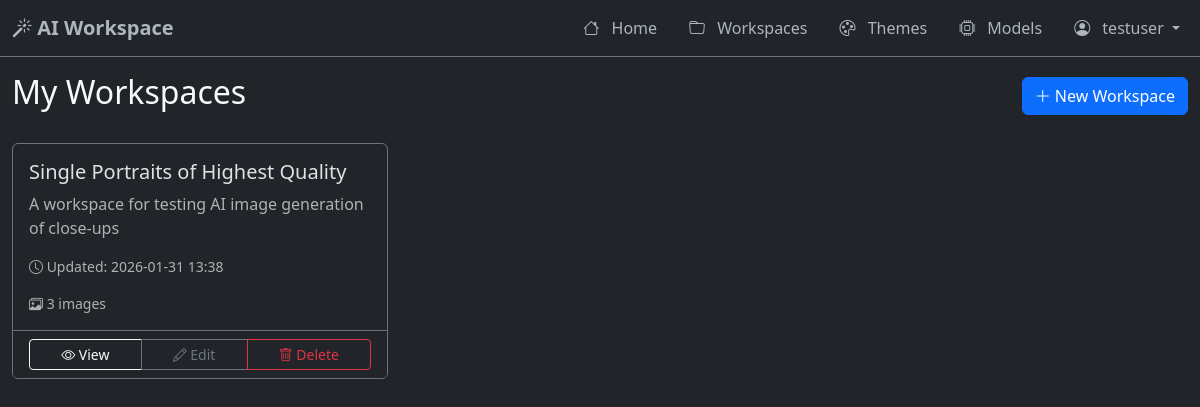
Screenshot of /workspaces (signed in) with the database file from the repository.
### models.py (models this page shows, shortened)
class User(UserMixin, db.Model):
    __tablename__ = 'users'
    id = db.Column(db.Integer, primary_key=True)
    username = db.Column(db.String(80), unique=True, nullable=False)
    email = db.Column(db.String(120), unique=True, nullable=False)
    password_hash = db.Column(db.String(255), nullable=False)
    created_at = db.Column(db.DateTime, default=datetime.utcnow)
    is_active = db.Column(db.Boolean, default=True)
    is_superuser = db.Column(db.Boolean, default=False)  # Superuser can manage models
    workspaces = db.relationship('Workspace', backref='owner', lazy=True, cascade='all, delete-orphan')

class Workspace(db.Model):
    __tablename__ = 'workspaces'
    id = db.Column(db.Integer, primary_key=True)
    name = db.Column(db.String(100), nullable=False)
    slug = db.Column(db.String(100), nullable=False, unique=True)  # URL-safe version of name
    description = db.Column(db.Text, nullable=True)
    user_id = db.Column(db.Integer, db.ForeignKey('users.id'), nullable=False)
    theme_id = db.Column(db.Integer, db.ForeignKey('themes.id'), nullable=True)
    created_at = db.Column(db.DateTime, default=datetime.utcnow)
    updated_at = db.Column(db.DateTime, default=datetime.utcnow, onupdate=datetime.utcnow)
    theme = db.relationship('Theme', backref='workspaces')
    styles = db.relationship('Style', backref='workspace', lazy=True, cascade='all, delete-orphan')
    chat_messages = db.relationship('ChatMessage', backref='workspace', lazy=True, cascade='all, delete-orphan')
    generated_images = db.relationship('GeneratedImage', backref='workspace', lazy=True, cascade='all, delete-orphan')

### app.py (the view)
@app.route('/workspaces')
@login_required
def list_workspaces():
    workspaces = Workspace.query.filter_by(user_id=current_user.id).order_by(Workspace.updated_at.desc()).all()
    return render_template('workspaces/list.html', workspaces=workspaces)

### app.py (called while the page is built)
@login_manager.user_loader
def load_user(user_id):
    return User.query.get(int(user_id))

@app.context_processor
def inject_now():
    return {'now': datetime.utcnow()}

### templates/workspaces/list.html (shortened to what this page needs)
{% extends "base.html" %}
{% block content %}
<div class="container-fluid">
    <div class="d-flex justify-content-between align-items-center mb-4">
        <h2>My Workspaces</h2>
        <a href="{{ url_for('create_workspace') }}" class="btn btn-primary">
            <i class="bi bi-plus-lg"></i> New Workspace
        </a>
    </div>
    {% if workspaces %}
    <div class="row">
        {% for workspace in workspaces %}
        <div class="col-md-6 col-lg-4 mb-4">
            <div class="card bg-dark border-secondary h-100">
                <div class="card-body">
                    <h5 class="card-title">{{ workspace.name }}</h5>
                    {% if workspace.description %}
                    <p class="card-text text-muted">{{ workspace.description }}</p>
                    {% endif %}
                    <p class="card-text small text-muted">
                        <i class="bi bi-clock"></i> Updated: {{ workspace.updated_at.strftime('%Y-%m-%d %H:%M') }}
                    </p>
                    <p class="card-text small text-muted">
                        <i class="bi bi-images"></i> {{ workspace.generated_images|length }} images
                    </p>
                </div>
                <div class="card-footer bg-dark border-secondary">
                    <div class="btn-group w-100" role="group">
                        <a href="{{ url_for('view_workspace', workspace_id=workspace.id) }}" class="btn btn-outline-light btn-sm">
                            <i class="bi bi-eye"></i> View
                        </a>
                        <a href="{{ url_for('edit_workspace', workspace_id=workspace.id) }}" class="btn btn-outline-secondary btn-sm">
                            <i class="bi bi-pencil"></i> Edit
                        </a>
                        <button type="button" class="btn btn-outline-danger btn-sm" data-bs-toggle="modal" data-bs-target="#deleteModal{{ workspace.id }}">
                            <i class="bi bi-trash"></i> Delete
                        </button>
                    </div>
                </div>
            </div>
        </div>
        {% endfor %}
    </div>
    {% endif %}
</div>
{% endblock %}

### templates/base.html (shortened to what this page needs)
<!DOCTYPE html>
<html lang="en" data-bs-theme="dark">
<head>
    <link href="https://cdn.jsdelivr.net/npm/bootstrap@5.3.3/dist/css/bootstrap.min.css" rel="stylesheet">
    <link href="https://cdn.jsdelivr.net/npm/bootstrap-icons@1.11.3/font/bootstrap-icons.css" rel="stylesheet">
    <link rel="stylesheet" href="{{ url_for('static', filename='css/custom.css') }}">
</head>
<body class="bg-dark text-light">
    <nav class="navbar navbar-expand-lg navbar-dark bg-dark border-bottom border-secondary">
        <div class="container-fluid">
            <a class="navbar-brand" href="{{ url_for('index') }}">
                <i class="bi bi-magic"></i> AI Workspace
            </a>
            <div class="collapse navbar-collapse" id="navbarNav">
                <ul class="navbar-nav ms-auto">
                    <li class="nav-item">
                        <a class="nav-link" href="{{ url_for('index') }}">
                            <i class="bi bi-house"></i> Home
                        </a>
                    </li>
                    {% if current_user.is_authenticated %}
                    <li class="nav-item">
                        <a class="nav-link" href="{{ url_for('list_workspaces') }}">
                            <i class="bi bi-folder"></i> Workspaces
                        </a>
                    </li>
                    <li class="nav-item">
                        <a class="nav-link" href="{{ url_for('list_themes') }}">
                            <i class="bi bi-palette"></i> Themes
                        </a>
                    </li>
                    {% if current_user.is_superuser %}
                    <li class="nav-item">
                        <a class="nav-link" href="{{ url_for('list_models') }}">
                            <i class="bi bi-cpu"></i> Models
                        </a>
                    </li>
                    {% endif %}
                    <li class="nav-item dropdown">
                        <a class="nav-link dropdown-toggle" href="#" role="button" data-bs-toggle="dropdown">
                            <i class="bi bi-person-circle"></i> {{ current_user.username }}
                        </a>
                    </li>
                    {% endif %}
                </ul>
            </div>
        </div>
    </nav>
    <main class="main-content">
        {% block content %}{% endblock %}
    </main>
</body>
</html>

### static/css/custom.css (style rules this page uses)
.navbar { background: #1a1a1a; border-bottom: 1px solid #333; }
.navbar-brand { color: #adb5bd; font-weight: 600; }
.navbar-nav { gap: 1rem; }
.nav-item { margin-bottom: 0; }
.nav-link { color: #adb5bd; padding: 0.5rem 1rem; border-radius: 0.25rem; transition: all 0.2s; }
.nav-link i { margin-right: 0.5rem; }
.main-content { min-height: calc(100vh - 56px); padding: 0; }

### rows the page displays
User: username "testuser"
Workspace: name "Single Portraits of Highest Quality", description "A workspace for testing AI image generation of close-ups", updated_at "2026-01-31 13:38", generated_images|length "3"
